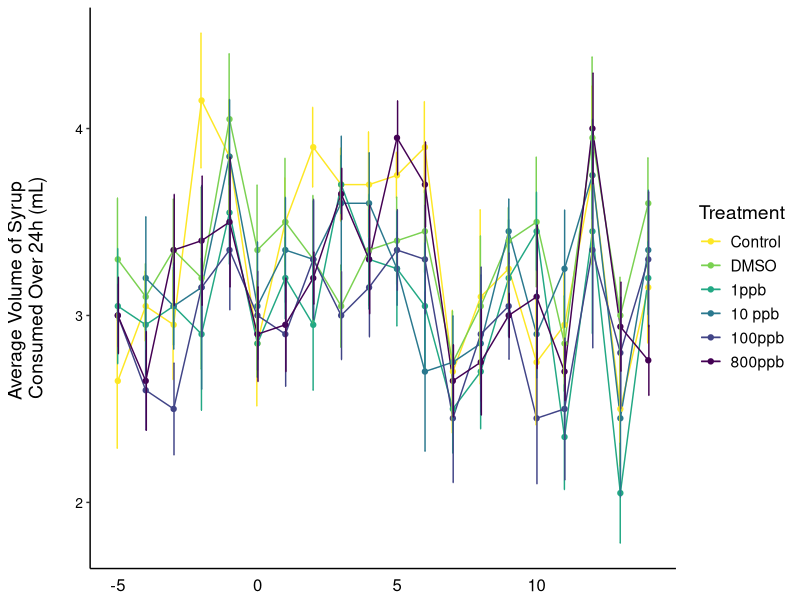
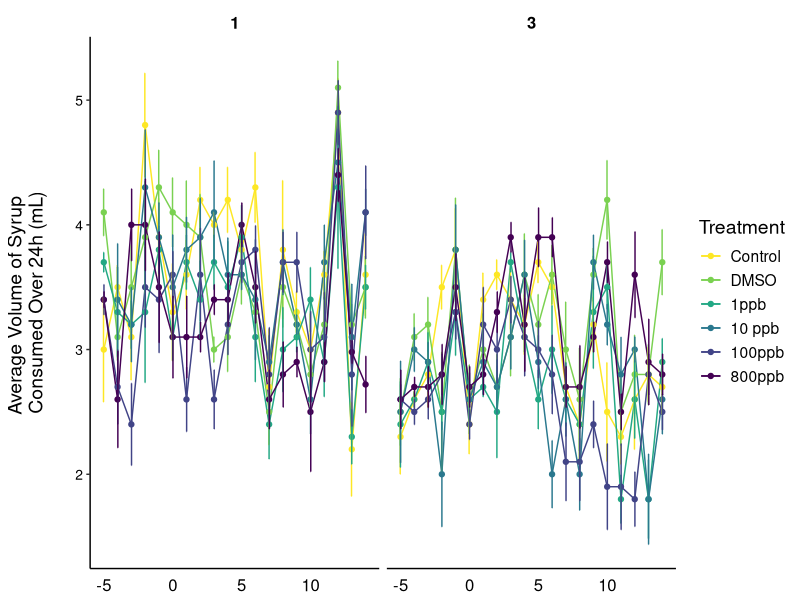
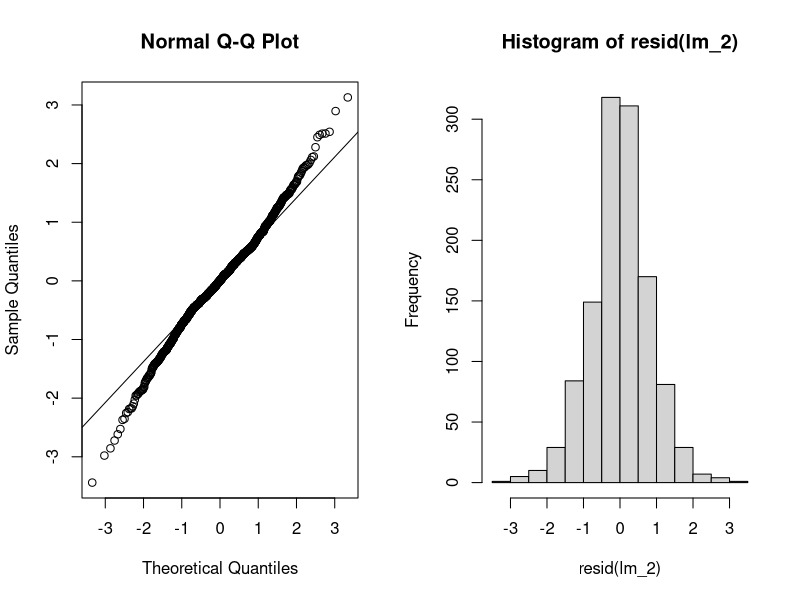
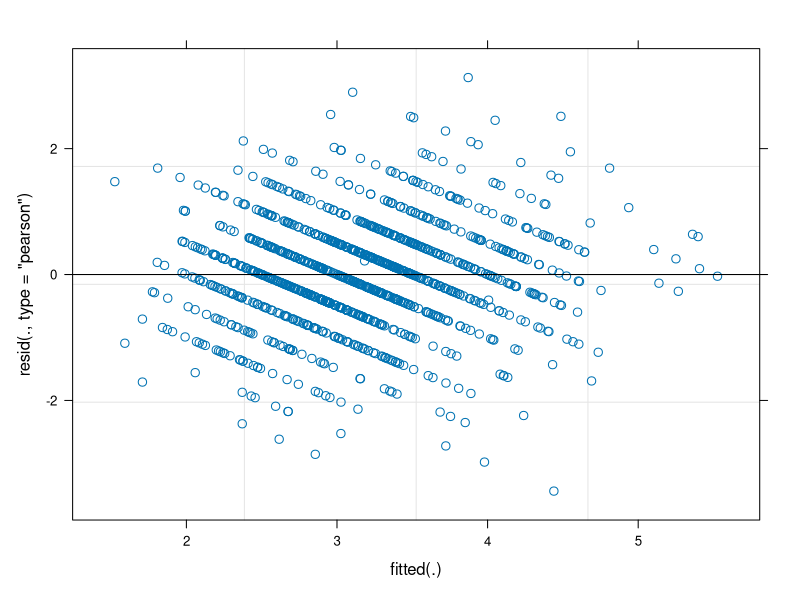
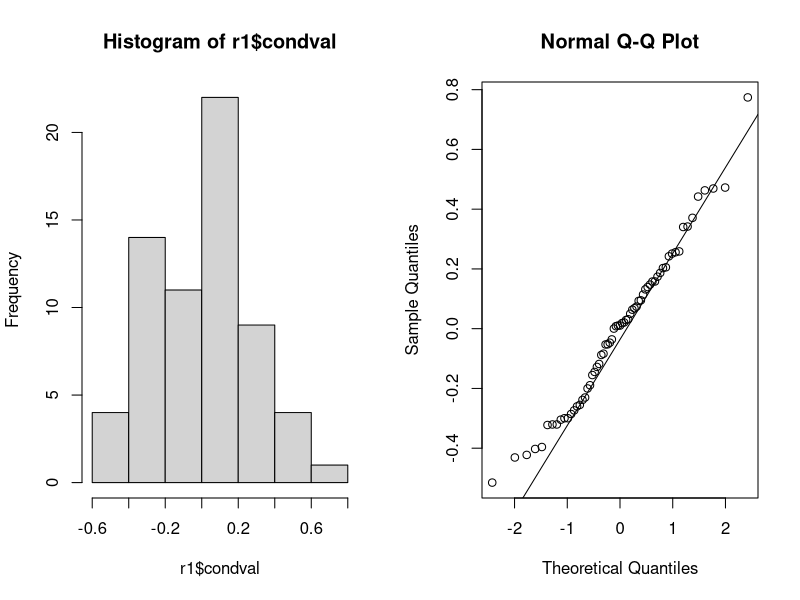
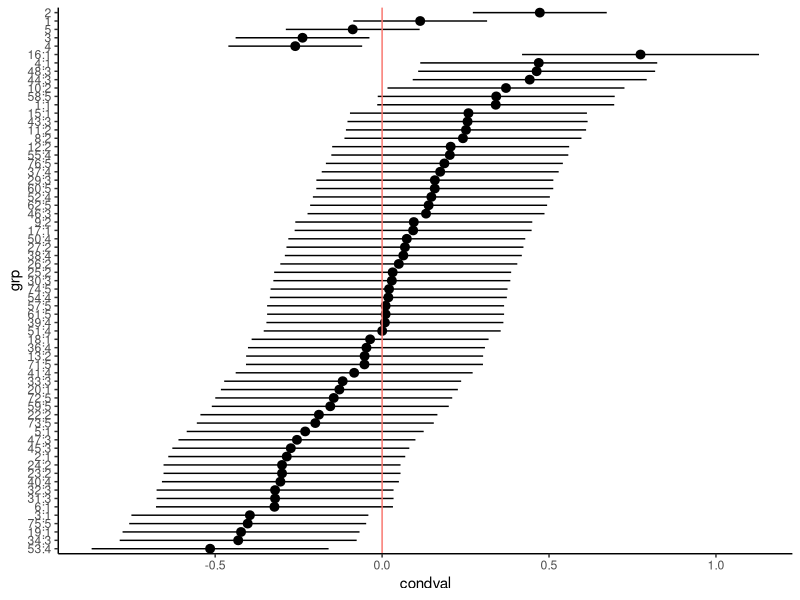
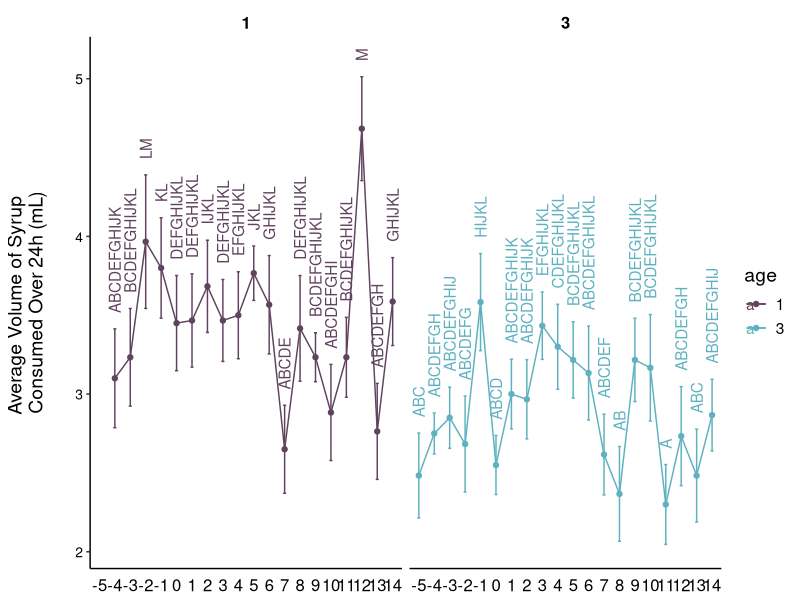
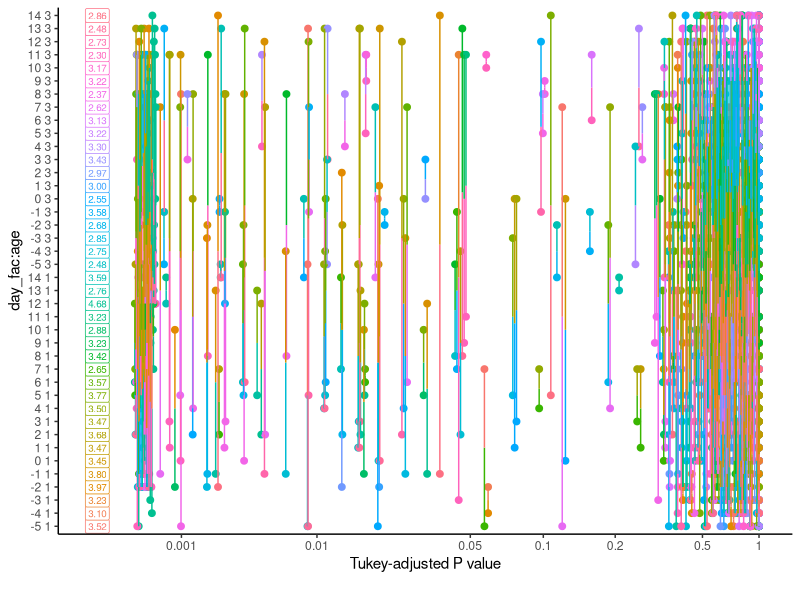

The R source for these figures, in order:
## ---- chunk 1
library(tidyverse)
library(lme4)
library(lmerTest)
## ---- chunk 2
syrup_vol_data <- read.csv("data/volume_24.csv")

str(syrup_vol_data)
## ---- chunk 3
syrup_vol_data$mc_id <- as.factor(syrup_vol_data$mc_id)
syrup_vol_data$sc_id <- as.factor(syrup_vol_data$sc_id)
syrup_vol_data$age <- as.factor(syrup_vol_data$age)
syrup_vol_data$exposure <- as.factor(syrup_vol_data$exposure)
syrup_vol_data$treatment <- as.factor(syrup_vol_data$treatment)
## ---- chunk 4
syrup_vol_data$treatment <- factor(syrup_vol_data$treatment, levels = c("Control", "DMSO", "1ppb", "10 ppb", "100ppb", "800ppb", "Sacrifice"))
syrup_vol_data$exposure <- factor(syrup_vol_data$exposure, levels = c("pre", "during", "post"))
## ---- chunk 5
syrup_vol_data %>% 
  filter(!(day=="-6")) %>% 
  filter(!(treatment=="Sacrifice")) %>% 
  filter(!(age=="7")) %>% 
  group_by(treatment, day) %>% 
  summarise(mean = mean(volume24), se = (sd(volume24)/sqrt(12))) %>% 
  ggplot(aes(day, mean, color=treatment)) +
  geom_line()+
  geom_point()+
  geom_errorbar(aes(ymin=mean-se, ymax=mean+se), width=.2,
                 position=position_dodge(0.05))+
  theme_classic() +
  
  theme(
    text = element_text(size = 14), 
    axis.title.x=element_blank(),
    axis.text.x = element_text(vjust=0.3, size = 12, color="black"), 
    axis.ticks.x=element_blank(),
    axis.title.y = element_text(margin = margin(t = 0, r = 20, b = 0, l = 0)),
    axis.text.y = element_text(color="black", size = 10),
    strip.placement = "outside", 
    strip.text.x = element_text( #text in facet labels
      size = 12, color = "black", face = "bold"),
    strip.background = element_rect(#background of facet labels
      color="white", fill="#ffffff", size=1.5),
    panel.spacing.y = unit(2, "lines"),
    legend.position = "right")+
  
    scale_color_viridis_d(name = "Treatment", direction = -1)+
    scale_y_continuous(name ="Average Volume of Syrup \nConsumed Over 24h (mL)")
## ---- chunk 6
syrup_vol_data %>% 
  filter(!(day=="-6")) %>% 
  filter(!(treatment=="Sacrifice")) %>% 
  filter(!(age=="7")) %>% 
  group_by(treatment, day, age) %>% 
  summarise(mean = mean(volume24), se = (sd(volume24)/sqrt(12))) %>% 
  ggplot(aes(day, mean, color=treatment)) +
  geom_line()+
  geom_point()+
  geom_errorbar(aes(ymin=mean-se, ymax=mean+se), width=.2,
                 position=position_dodge(0.05))+
  theme_classic() +
  theme(
    text = element_text(size = 14), 
    axis.title.x=element_blank(),
    axis.text.x = element_text(vjust=0.3, size = 12, color="black"), 
    axis.ticks.x=element_blank(),
    axis.title.y = element_text(margin = margin(t = 0, r = 20, b = 0, l = 0)),
    axis.text.y = element_text(color="black", size = 10),
    strip.placement = "outside", 
    strip.text.x = element_text( #text in facet labels
      size = 12, color = "black", face = "bold"),
    strip.background = element_rect(#background of facet labels
      color="white", fill="#ffffff", size=1.5),
    panel.spacing.y = unit(2, "lines"),
    legend.position = "right")+
  
    scale_color_viridis_d(name = "Treatment", direction = -1)+
    scale_y_continuous(name ="Average Volume of Syrup \nConsumed Over 24h (mL)")+
  facet_wrap(~age)
## ---- chunk 7
syrup_vol_data_fil <-
  syrup_vol_data %>% 
  filter(!(day=="-6")) %>% 
  filter(!(treatment=="Sacrifice")) %>% 
  filter(!(age=="7"))

syrup_vol_data_fil$day_fac <- as.factor(syrup_vol_data_fil$day)

str(syrup_vol_data_fil)
## ---- chunk 8
lm_1 <- lmer(volume24 ~ treatment*day_fac*age + (1|sc_id/mc_id), data=syrup_vol_data_fil)
## ---- chunk 9
summary(lm_1)
## ---- chunk 10
anova(lm_1) #note: this is lmerTest anova which, in this case, is a type III anova for fixed-effects terms with the Satterthwaite method for denominator degrees of freedom
## ---- chunk 11
lm_2 <- lmer(volume24 ~ day_fac + age + day_fac:age + (1|sc_id/mc_id), data=syrup_vol_data_fil)
## ---- chunk 12
summary(lm_2)
anova(lm_2)
## ---- chunk 13
par(mfrow = c(1, 2)) # multiple graphs in a window
qqnorm(residuals(lm_2)) 
qqline(residuals(lm_2))
hist(resid(lm_2)) 
## ---- chunk 14
shapiro.test(residuals(lm_2))
## ---- chunk 15
plot(lm_2)
## ---- chunk 16
r1 <- as.data.frame(ranef(lm_2, condVar = TRUE))
par(mfrow = c(1, 2))
hist(r1$condval)
qqnorm(r1$condval)
qqline(r1$condval)

str(r1)
## ---- chunk 17
r1 <- r1[order(r1$condval), ] # sorting the BLUPs
ggplot(r1, aes(y = grp, x = condval)) +
  geom_point() +
  geom_pointrange(
    aes(xmin = condval - condsd * 1.96, xmax = condval + condsd * 1.96)
  ) +
  geom_vline(aes(xintercept = 0, color = "red")) +
  theme_classic() +
  theme(legend.position = "none")
## ---- chunk 18
library(emmeans)
library(multcompView)
## ---- chunk 19
lm_2_posthoc <- emmeans(lm_2, list(pairwise ~ day_fac:age), adjust = "tukey")
lm_2_posthoc
## ---- chunk 20
lm_2_posthoc_forcld <- emmeans(lm_2, ~ day_fac:age)
lm_2_posthoc_forcld

lm_2_posthoc_cld <- multcomp::cld(lm_2_posthoc_forcld, alpha = 0.05, Letters = LETTERS)
lm_2_posthoc_cld
## ---- chunk 21
lm_2_posthoc_cld_nospaces <- 
  lm_2_posthoc_cld %>% 
    mutate(across(where(is.character), str_remove_all, pattern = fixed(" ")))

syrup_vol_data_fil_letters <- syrup_vol_data_fil %>% 
  group_by(day_fac, age) %>% 
  summarise(mean = mean(volume24), se = (sd(volume24)/sqrt(12))) %>% 
  inner_join(lm_2_posthoc_cld_nospaces) 


syrup_vol_data_fil_letters$letters <- syrup_vol_data_fil_letters$.group
syrup_vol_data_fil_letters

syrup_vol_data_fil_letters %>% 
  ggplot(aes(day_fac, mean, color=age, group=1)) +
  geom_point()+
  stat_summary(fun=sum, geom="line")+
  geom_errorbar(aes(ymin=mean-se, ymax=mean+se), width=.2,
                 position=position_dodge(0.05))+
  geom_text(aes(x= day_fac, y=0.1 + mean + se,label=letters, angle = 90),hjust=0)+
  theme_classic() +
  
  theme(
    text = element_text(size = 14), 
    axis.title.x=element_blank(),
    axis.text.x = element_text(vjust=0.3, size = 12, color="black"), 
    axis.ticks.x=element_blank(),
    axis.title.y = element_text(margin = margin(t = 0, r = 20, b = 0, l = 0)),
    axis.text.y = element_text(color="black", size = 10),
    strip.placement = "outside", 
    strip.text.x = element_text( #text in facet labels
      size = 12, color = "black", face = "bold"),
    strip.background = element_rect(#background of facet labels
      color="white", fill="#ffffff", size=1.5),
    panel.spacing.y = unit(2, "lines"),
    legend.position = "right")+
    scale_color_manual(values=c("#60435F", "#5EB1BF"))+
    scale_y_continuous(name ="Average Volume of Syrup \nConsumed Over 24h (mL)")+
    facet_wrap(~ age)
## ---- chunk 22
lm_2_posthoc_fig <- emmeans(lm_2, ~day_fac:age)
lm_2_posthoc_fig
## ---- chunk 23

#Define what each day is in the vector

DN51 = c(1, 0, 0, 0, 0, 0, 0, 0, 0, 0, 0, 0, 0, 0, 0, 0, 0, 0, 0, 0, 0,0, 0, 0, 0, 0, 0, 0, 0, 0, 0,0, 0, 0, 0, 0, 0, 0, 0, 0)

DN41 = c(0, 1, 0, 0, 0, 0, 0, 0, 0, 0, 0, 0, 0, 0, 0, 0, 0, 0, 0, 0, 0,0, 0, 0, 0, 0, 0, 0, 0, 0, 0,0, 0, 0, 0, 0, 0, 0, 0, 0)

DN31 = c(0, 0, 1, 0, 0, 0, 0, 0, 0, 0, 0, 0, 0, 0, 0, 0, 0, 0, 0, 0, 0,0, 0, 0, 0, 0, 0, 0, 0, 0, 0,0, 0, 0, 0, 0, 0, 0, 0, 0)

DN21 = c(0, 0, 0, 1, 0, 0, 0, 0, 0, 0, 0, 0, 0, 0, 0, 0, 0, 0, 0, 0, 0,0, 0, 0, 0, 0, 0, 0, 0, 0, 0,0, 0, 0, 0, 0, 0, 0, 0, 0)

DN11 = c(0, 0, 0, 0, 1, 0, 0, 0, 0, 0, 0, 0, 0, 0, 0, 0, 0, 0, 0, 0, 0,0, 0, 0, 0, 0, 0, 0, 0, 0, 0,0, 0, 0, 0, 0, 0, 0, 0, 0)

D01 = c(0, 0, 0, 0, 0, 1, 0, 0, 0, 0, 0, 0, 0, 0, 0, 0, 0, 0, 0, 0, 0,0, 0, 0, 0, 0, 0, 0, 0, 0, 0,0, 0, 0, 0, 0, 0, 0, 0, 0)

D11 = c(0, 0, 0, 0, 0, 0, 1, 0, 0, 0, 0, 0, 0, 0, 0, 0, 0, 0, 0, 0, 0,0, 0, 0, 0, 0, 0, 0, 0, 0, 0,0, 0, 0, 0, 0, 0, 0, 0, 0)

D21 = c(0, 0, 0, 0, 0, 0, 0, 1, 0, 0, 0, 0, 0, 0, 0, 0, 0, 0, 0, 0, 0,0, 0, 0, 0, 0, 0, 0, 0, 0, 0,0, 0, 0, 0, 0, 0, 0, 0, 0)

D31 = c(0, 0, 0, 0, 0, 0, 0, 0, 1, 0, 0, 0, 0, 0, 0, 0, 0, 0, 0, 0, 0,0, 0, 0, 0, 0, 0, 0, 0, 0, 0,0, 0, 0, 0, 0, 0, 0, 0, 0)

D41 = c(0, 0, 0, 0, 0, 0, 0, 0, 0, 1, 0, 0, 0, 0, 0, 0, 0, 0, 0, 0, 0,0, 0, 0, 0, 0, 0, 0, 0, 0, 0,0, 0, 0, 0, 0, 0, 0, 0, 0)

D51 = c(0, 0, 0, 0, 0, 0, 0, 0, 0, 0, 1, 0, 0, 0, 0, 0, 0, 0, 0, 0, 0,0, 0, 0, 0, 0, 0, 0, 0, 0, 0,0, 0, 0, 0, 0, 0, 0, 0, 0)

D61 = c(0, 0, 0, 0, 0, 0, 0, 0, 0, 0, 0, 1, 0, 0, 0, 0, 0, 0, 0, 0, 0,0, 0, 0, 0, 0, 0, 0, 0, 0, 0,0, 0, 0, 0, 0, 0, 0, 0, 0)

D71 = c(0, 0, 0, 0, 0, 0, 0, 0, 0, 0, 0, 0, 1, 0, 0, 0, 0, 0, 0, 0, 0,0, 0, 0, 0, 0, 0, 0, 0, 0, 0,0, 0, 0, 0, 0, 0, 0, 0, 0)

D81 = c(0, 0, 0, 0, 0, 0, 0, 0, 0, 0, 0, 0, 0, 1, 0, 0, 0, 0, 0, 0, 0,0, 0, 0, 0, 0, 0, 0, 0, 0, 0,0, 0, 0, 0, 0, 0, 0, 0, 0)

D91 = c(0, 0, 0, 0, 0, 0, 0, 0, 0, 0, 0, 0, 0, 0, 1, 0, 0, 0, 0, 0, 0,0, 0, 0, 0, 0, 0, 0, 0, 0, 0,0, 0, 0, 0, 0, 0, 0, 0, 0)

D101 = c(0, 0, 0, 0, 0, 0, 0, 0, 0, 0, 0, 0, 0, 0, 0, 1, 0, 0, 0, 0, 0,0, 0, 0, 0, 0, 0, 0, 0, 0, 0,0, 0, 0, 0, 0, 0, 0, 0, 0)

D111 = c(0, 0, 0, 0, 0, 0, 0, 0, 0, 0, 0, 0, 0, 0, 0, 0, 1, 0, 0, 0, 0,0, 0, 0, 0, 0, 0, 0, 0, 0, 0,0, 0, 0, 0, 0, 0, 0, 0, 0)

D121 = c(0, 0, 0, 0, 0, 0, 0, 0, 0, 0, 0, 0, 0, 0, 0, 0, 0, 1, 0, 0, 0,0, 0, 0, 0, 0, 0, 0, 0, 0, 0,0, 0, 0, 0, 0, 0, 0, 0, 0)

D131 = c(0, 0, 0, 0, 0, 0, 0, 0, 0, 0, 0, 0, 0, 0, 0, 0, 0, 0, 1, 0, 0,0, 0, 0, 0, 0, 0, 0, 0, 0, 0,0, 0, 0, 0, 0, 0, 0, 0, 0)

D141 = c(0, 0, 0, 0, 0, 0, 0, 0, 0, 0, 0, 0, 0, 0, 0, 0, 0, 0, 0, 1, 0,0, 0, 0, 0, 0, 0, 0, 0, 0, 0,0, 0, 0, 0, 0, 0, 0, 0, 0)


DN53 = c(0, 0, 0, 0, 0, 0, 0, 0, 0, 0, 0, 0, 0, 0, 0, 0, 0, 0, 0, 0, 1, 0, 0, 0, 0, 0, 0, 0, 0, 0, 0,0, 0, 0, 0, 0, 0, 0, 0, 0)

DN43 = c(0, 0, 0, 0, 0, 0, 0, 0, 0, 0, 0, 0, 0, 0, 0, 0, 0, 0, 0, 0, 0, 1, 0, 0, 0, 0, 0, 0, 0, 0, 0,0, 0, 0, 0, 0, 0, 0, 0, 0)

DN33 = c(0, 0, 0, 0, 0, 0, 0, 0, 0, 0, 0, 0, 0, 0, 0, 0, 0, 0, 0, 0, 0, 0, 1, 0, 0, 0, 0, 0, 0, 0, 0,0, 0, 0, 0, 0, 0, 0, 0, 0)

DN23 = c(0, 0, 0, 0, 0, 0, 0, 0, 0, 0, 0, 0, 0, 0, 0, 0, 0, 0, 0, 0, 0, 0, 0, 1, 0, 0, 0, 0, 0, 0, 0,0, 0, 0, 0, 0, 0, 0, 0, 0)

DN13 = c(0, 0, 0, 0, 0, 0, 0, 0, 0, 0, 0, 0, 0, 0, 0, 0, 0, 0, 0, 0, 0, 0, 0, 0, 1, 0, 0, 0, 0, 0, 0,0, 0, 0, 0, 0, 0, 0, 0, 0)

D03 = c(0, 0, 0, 0, 0, 0, 0, 0, 0, 0, 0, 0, 0, 0, 0, 0, 0, 0, 0, 0, 0, 0, 0, 0, 0, 1, 0, 0, 0, 0, 0,0, 0, 0, 0, 0, 0, 0, 0, 0)

D13 = c(0, 0, 0, 0, 0, 0, 0, 0, 0, 0, 0, 0, 0, 0, 0, 0, 0, 0, 0, 0, 0, 0, 0, 0, 0, 0, 1, 0, 0, 0, 0,0, 0, 0, 0, 0, 0, 0, 0, 0)

D23 = c(0, 0, 0, 0, 0, 0, 0, 0, 0, 0, 0, 0, 0, 0, 0, 0, 0, 0, 0, 0, 0, 0, 0, 0, 0, 0, 0, 1, 0, 0, 0,0, 0, 0, 0, 0, 0, 0, 0, 0)

D33 = c(0, 0, 0, 0, 0, 0, 0, 0, 0, 0, 0, 0, 0, 0, 0, 0, 0, 0, 0, 0, 0, 0, 0, 0, 0, 0, 0, 0, 1, 0, 0,0, 0, 0, 0, 0, 0, 0, 0, 0)

D43 = c(0, 0, 0, 0, 0, 0, 0, 0, 0, 0, 0, 0, 0, 0, 0, 0, 0, 0, 0, 0, 0, 0, 0, 0, 0, 0, 0, 0, 0, 1, 0,0, 0, 0, 0, 0, 0, 0, 0, 0)

D53 = c(0, 0, 0, 0, 0, 0, 0, 0, 0, 0, 0, 0, 0, 0, 0, 0, 0, 0, 0, 0, 0, 0, 0, 0, 0, 0, 0, 0, 0, 0, 1, 0, 0, 0, 0, 0, 0, 0, 0, 0)

D63 = c(0, 0, 0, 0, 0, 0, 0, 0, 0, 0, 0, 0, 0, 0, 0, 0, 0, 0, 0, 0, 0, 0, 0, 0, 0, 0, 0, 0, 0, 0, 0, 1, 0, 0, 0, 0, 0, 0, 0, 0)

D73 = c(0, 0, 0, 0, 0, 0, 0, 0, 0, 0, 0, 0, 0, 0, 0, 0, 0, 0, 0, 0, 0, 0, 0, 0, 0, 0, 0, 0, 0, 0, 0, 0, 1, 0, 0, 0, 0, 0, 0, 0)

D83 = c(0, 0, 0, 0, 0, 0, 0, 0, 0, 0, 0, 0, 0, 0, 0, 0, 0, 0, 0, 0, 0, 0, 0, 0, 0, 0, 0, 0, 0, 0, 0, 0, 0, 1, 0, 0, 0, 0, 0, 0)

D93 = c(0, 0, 0, 0, 0, 0, 0, 0, 0, 0, 0, 0, 0, 0, 0, 0, 0, 0, 0, 0, 0, 0, 0, 0, 0, 0, 0, 0, 0, 0, 0, 0, 0, 0, 1, 0, 0, 0, 0, 0)

D103 = c(0, 0, 0, 0, 0, 0, 0, 0, 0, 0, 0, 0, 0, 0, 0, 0, 0, 0, 0, 0, 0, 0, 0, 0, 0, 0, 0, 0, 0, 0, 0, 0, 0, 0, 0, 1, 0, 0, 0, 0)

D113 = c(0, 0, 0, 0, 0, 0, 0, 0, 0, 0, 0, 0, 0, 0, 0, 0, 0, 0, 0, 0, 0, 0, 0, 0, 0, 0, 0, 0, 0, 0, 0, 0, 0, 0, 0, 0, 1, 0, 0, 0)

D123 = c(0, 0, 0, 0, 0, 0, 0, 0, 0, 0, 0, 0, 0, 0, 0, 0, 0, 0, 0, 0, 0, 0, 0, 0, 0, 0, 0, 0, 0, 0, 0, 0, 0, 0, 0, 0, 0, 1, 0, 0)

D133 = c(0, 0, 0, 0, 0, 0, 0, 0, 0, 0, 0, 0, 0, 0, 0, 0, 0, 0, 0, 0, 0, 0, 0, 0, 0, 0, 0, 0, 0, 0, 0, 0, 0, 0, 0, 0, 0, 0, 1, 0)

D143 = c(0, 0, 0, 0, 0, 0, 0, 0, 0, 0, 0, 0, 0, 0, 0, 0, 0, 0, 0, 0, 0, 0, 0, 0, 0, 0, 0, 0, 0, 0, 0, 0, 0, 0, 0, 0, 0, 0, 0, 1)


#Make a name list for comparisons

pwpp_comparisons <- 
  list("-5 1 to -4 1"= DN51-DN41,
       "-5 1 to -3 1" = DN51-DN31,
       "-5 1 to -2 1" = DN51-DN21,
       "-5 1 to -1 1" = DN51-DN11,
       "-5 1 to 0 1" = DN51-D01,
       "-5 1 to 1 1" = DN51-D11,
       "-5 1 to 2 1" = DN51-D21,
       "-5 1 to 3 1" = DN51-D31,
       "-5 1 to 4 1" = DN51-D41,
       "-5 1 to 5 1" = DN51-D51,
       "-5 1 to 6 1" = DN51-D61,
       "-5 1 to 7 1" = DN51-D71,
       "-5 1 to 8 1" = DN51-D81,
       "-5 1 to 9 1" = DN51-D91,
       "-5 1 to 10 1" = DN51-D101,
       "-5 1 to 11 1" = DN51-D111,
       "-5 1 to 12 1" = DN51-D121,
       "-5 1 to 13 1" = DN51-D131,
       "-5 1 to 14 1" = DN51-D141,
       "-5 1 to -5 3" = DN51-DN53,
       "-4 1 to -3 1" = DN41-DN31,
       "-4 1 to -2 1" = DN41-DN21,
       "-4 1 to -1 1" = DN41-DN11,
       "-4 1 to 0 1" = DN41-D01,
       "-4 1 to 1 1" = DN41-D11,
       "-4 1 to 2 1" = DN41-D21,
       "-4 1 to 3 1" = DN41-D31,
       "-4 1 to 4 1" = DN41-D41,
       "-4 1 to 5 1" = DN41-D51,
       "-4 1 to 6 1" = DN41-D61,
       "-4 1 to 7 1" = DN41-D71,
       "-4 1 to 8 1" = DN41-D81,
       "-4 1 to 9 1" = DN41-D91,
       "-4 1 to 10 1" = DN41-D101,
       "-4 1 to 11 1" = DN41-D111,
       "-4 1 to 12 1" = DN41-D121,
       "-4 1 to 13 1" = DN41-D131,
       "-4 1 to 14 1" = DN41-D141,
       "-4 1 to -4 3" = DN41-DN43,
       "-3 1 to -2 1" = DN31-DN21,
       "-3 1 to -1 1" = DN31-DN11,
       "-3 1 to 0 1" = DN31-D01,
       "-3 1 to 1 1" = DN31-D11,
       "-3 1 to 2 1" = DN31-D21,
       "-3 1 to 3 1" = DN31-D31,
       "-3 1 to 4 1" = DN31-D41,
       "-3 1 to 5 1" = DN31-D51,
       "-3 1 to 6 1" = DN31-D61,
       "-3 1 to 7 1" = DN31-D71,
       "-3 1 to 8 1" = DN31-D81,
       "-3 1 to 9 1" = DN31-D91,
       "-3 1 to 10 1" = DN31-D101,
       "-3 1 to 11 1" = DN31-D111,
       "-3 1 to 12 1" = DN31-D121,
       "-3 1 to 13 1" = DN31-D131,
       "-3 1 to 14 1" = DN31-D141,
       "-3 1 to -3 3" = DN31-DN33,
       "-2 1 to -1 1" = DN21-DN11,
       "-2 1 to 0 1" = DN21-D01,
       "-2 1 to 1 1" = DN21-D11,
       "-2 1 to 2 1" = DN21-D21,
       "-2 1 to 3 1" = DN21-D31,
       "-2 1 to 4 1" = DN21-D41,
       "-2 1 to 5 1" = DN21-D51,
       "-2 1 to 6 1" = DN21-D61,
       "-2 1 to 7 1" = DN21-D71,
       "-2 1 to 8 1" = DN21-D81,
       "-2 1 to 9 1" = DN21-D91,
       "-2 1 to 10 1" = DN21-D101,
       "-2 1 to 11 1" = DN21-D111,
       "-2 1 to 12 1" = DN21-D121,
       "-2 1 to 13 1" = DN21-D131,
       "-2 1 to 14 1" = DN21-D141,
       "-2 1 to -2 3" = DN21-DN23,
       "-1 1 to 0 1" = DN11-D01,
       "-1 1 to 0 1" = DN11-D11,
       "-1 1 to 2 1" = DN11-D21,
       "-1 1 to 3 1" = DN11-D31,
       "-1 1 to 4 1" = DN11-D41,
       "-1 1 to 5 1" = DN11-D51,
       "-1 1 to 6 1" = DN11-D61,
       "-1 1 to 7 1" = DN11-D71,
       "-1 1 to 8 1" = DN11-D81,
       "-1 1 to 9 1" = DN11-D91,
       "-1 1 to 10 1" = DN11-D101,
       "-1 1 to 11 1" = DN11-D111,
       "-1 1 to 12 1" = DN11-D121,
       "-1 1 to 13 1" = DN11-D131,
       "-1 1 to 14 1" = DN11-D141,
       "-1 1 to -1 3" = DN11-DN13,
"0 1 to 1 1" = D01-D11,
"0 1 to 2 1" = D01-D21,
"0 1 to 3 1" = D01-D31,
"0 1 to 4 1" = D01-D41,
"0 1 to 5 1" = D01-D51,
"0 1 to 6 1" = D01-D61,
"0 1 to 7 1" = D01-D71,
"0 1 to 8 1" = D01-D81,
"0 1 to 9 1" = D01-D91,
"0 1 to 10 1" = D01-D101,
"0 1 to 11 1" = D01-D111,
"0 1 to 12 1" = D01-D121,
"0 1 to 13 1" = D01-D131,
"0 1 to 14 1" = D01-D141,
"0 1 to 0 3" = D01-D03,
"1 1 to 2 1" = D11-D21,
"1 1 to 3 1" = D11-D31,
"1 1 to 4 1" = D11-D41,
"1 1 to 5 1" = D11-D51,
"1 1 to 6 1" = D11-D61,
"1 1 to 7 1" = D11-D71,
"1 1 to 8 1" = D11-D81,
"1 1 to 9 1" = D11-D91,
"1 1 to 10 1" = D11-D101,
"1 1 to 11 1" = D11-D111,
"1 1 to 12 1" = D11-D121,
"1 1 to 13 1" = D11-D131,
"1 1 to 14 1" = D11-D141,
"1 1 to 1 3" = D11-D13,
"2 1 to  3 1" = D21-D31,
"2 1 to  4 1" = D21-D41,
"2 1 to  5 1" = D21-D51,
"2 1 to  6 1" = D21-D61,
"2 1 to  7 1" = D21-D71,
"2 1 to  8 1" = D21-D81,
"2 1 to  9 1" = D21-D91,
"2 1 to  10 1" = D21-D101,
"2 1 to  11 1" = D21-D111,
"2 1 to  12 1" = D21-D121,
"2 1 to  13 1" = D21-D131,
"2 1 to  14 1" = D21-D141,
"2 1 to 2 3" = D21-D23,
"3 1 to  4 1" = D31-D41,
"3 1 to  5 1" = D31-D51,
"3 1 to  6 1" = D31-D61,
"3 1 to  7 1" = D31-D71,
"3 1 to  8 1" = D31-D81,
"3 1 to  9 1" = D31-D91,
"3 1 to  10 1" = D31-D101,
"3 1 to  11 1" = D31-D111,
"3 1 to  12 1" = D31-D121,
"3 1 to  13 1" = D31-D131,
"3 1 to  14 1" = D31-D141,
"3 1 to 3 3" = D31-D33,
"4 1 to  5 1" = D41-D51,
"4 1 to  6 1" = D41-D61,
"4 1 to  7 1" = D41-D71,
"4 1 to  8 1" = D41-D81,
"4 1 to  9 1" = D41-D91,
"4 1 to  10 1" = D41-D101,
"4 1 to  11 1" = D41-D111,
"4 1 to  12 1" = D41-D121,
"4 1 to  13 1" = D41-D131,
"4 1 to  14 1" = D41-D141,
"4 1 to 4 3" = D41-D43,
"5 1 to  6 1" = D51-D61,
"5 1 to  7 1" = D51-D71,
"5 1 to  8 1" = D51-D81,
"5 1 to  9 1" = D51-D91,
"5 1 to  10 1" = D51-D101,
"5 1 to  11 1" = D51-D111,
"5 1 to  12 1" = D51-D121,
"5 1 to  13 1" = D51-D131,
"5 1 to  14 1" = D51-D141,
"5 1 to 5 3"= D51-D53,
"6 1 to  7 1" = D61-D71,
"6 1 to  8 1" = D61-D81,
"6 1 to  9 1" = D61-D91,
"6 1 to  10 1" = D61-D101,
"6 1 to  11 1" = D61-D111,
"6 1 to  12 1" = D61-D121,
"6 1 to  13 1" = D61-D131,
"6 1 to  14 1" = D61-D141,
"6 1 to 6 3" = D61-D63,
"7 1 to  8 1" = D71-D81,
"7 1 to  9 1" = D71-D91,
"7 1 to  10 1" = D71-D101,
"7 1 to  11 1" = D71-D111,
"7 1 to  12 1" = D71-D121,
"7 1 to  13 1" = D71-D131,
"7 1 to  14 1" = D71-D141,
"7 1 to 7 3" = D71-D73,
"8 1 to 9 1" = D81-D91,
"8 1 to 10 1" = D81-D101,
"8 1 to 11 1" = D81-D111,
"8 1 to 12 1" = D81-D121,
"8 1 to 13 1" = D81-D131,
"8 1 to 14 1" = D81-D141,
"8 1 to 8 3" = D81-D83,
"9 1 to  10 1" = D91-D101,
"9 1 to  11 1" = D91-D111,
"9 1 to  12 1" = D91-D121,
"9 1 to  13 1" = D91-D131,
"9 1 to  14 1" = D91-D141,
"9 1 to 9 3" = D91-D93,
"10 1 to  11 1" = D101-D111,
"10 1 to  12 1" = D101-D121,
"10 1 to  13 1" = D101-D131,
"10 1 to  14 1" = D101-D141,
"10 1 to 10 3" = D101-D103,
"11 1 to  12 1" = D111-D121,
"11 1 to  13 1" = D111-D131,
"11 1 to  14 1" = D111-D141,
"11 1 to 11 3" = D111-D113,
"12 1 to  13 1" = D121-D131,
"12 1 to  14 1" = D121-D141,
"12 1 to 12 3" = D121-D123,
"13 1 to 14 1" = D131-D141,
"13 1 to 13 3" = D131-D133,
"14 1 to 14 3" = D141-D143,
"-5 3 to  -4 3" = DN53-DN43,
"-5 3 to  -3 3" = DN53-DN33,
"-5 3 to  -2 3" = DN53-DN23,
"-5 3 to  -1 3" = DN53-DN13,
"-5 3 to  0 3" = DN53-D03,
"-5 3 to  1 3" = DN53-D13,
"-5 3 to  2 3" = DN53-D23,
"-5 3 to  3 3" = DN53-D33,
"-5 3 to  4 3" = DN53-D43,
"-5 3 to  5 3" = DN53-D53,
"-5 3 to  6 3" = DN53-D63,
"-5 3 to  7 3" = DN53-D73,
"-5 3 to  8 3" = DN53-D83,
"-5 3 to  9 3" = DN53-D93,
"-5 3 to  10 3" = DN53-D103,
"-5 3 to  11 3" = DN53-D113,
"-5 3 to  12 3" = DN53-D123,
"-5 3 to  13 3" = DN53-D133,
"-5 3 to  14 3" = DN53-D143,
"-4 3 to  -3 3" = DN43-DN33,
"-4 3 to  -2 3" = DN43-DN23,
"-4 3 to  -1 3" = DN43-DN13,
"-4 3 to  0 3" = DN43-D03,
"-4 3 to  1 3" = DN43-D13,
"-4 3 to  2 3" = DN43-D23,
"-4 3 to  3 3" = DN43-D33,
"-4 3 to  4 3" = DN43-D43,
"-4 3 to  5 3" = DN43-D53,
"-4 3 to  6 3" = DN43-D63,
"-4 3 to  7 3" = DN43-D73,
"-4 3 to  8 3" = DN43-D83,
"-4 3 to  9 3" = DN43-D93,
"-4 3 to  10 3" = DN43-D103,
"-4 3 to  11 3" = DN43-D113,
"-4 3 to  12 3" = DN43-D123,
"-4 3 to  13 3" = DN43-D133,
"-4 3 to  14 3" = DN43-D143,
"-3 3 to  -2 3" = DN33-DN23,
"-3 3 to  -1 3" = DN33-DN13,
"-3 3 to  0 3" = DN33-D03,
"-3 3 to  1 3" = DN33-D13,
"-3 3 to  2 3" = DN33-D23,
"-3 3 to  3 3" = DN33-D33,
"-3 3 to  4 3" = DN33-D43,
"-3 3 to  5 3" = DN33-D53,
"-3 3 to  6 3" = DN33-D63,
"-3 3 to  7 3" = DN33-D73,
"-3 3 to  8 3" = DN33-D83,
"-3 3 to  9 3" = DN33-D93,
"-3 3 to  10 3" = DN33-D103,
"-3 3 to  11 3" = DN33-D113,
"-3 3 to  12 3" = DN33-D123,
"-3 3 to  13 3" = DN33-D133,
"-3 3 to  14 3" = DN33-D143,
"-2 3 to  -1 3" = DN23-DN13,
"-2 3 to  0 3" = DN23-D03,
"-2 3 to  1 3" = DN23-D13,
"-2 3 to  2 3" = DN23-D23,
"-2 3 to  3 3" = DN23-D33,
"-2 3 to  4 3" = DN23-D43,
"-2 3 to  5 3" = DN23-D53,
"-2 3 to  6 3" = DN23-D63,
"-2 3 to  7 3" = DN23-D73,
"-2 3 to  8 3" = DN23-D83,
"-2 3 to  9 3" = DN23-D93,
"-2 3 to  10 3" = DN23-D103,
"-2 3 to  11 3" = DN23-D113,
"-2 3 to  12 3" = DN23-D123,
"-2 3 to  13 3" = DN23-D133,
"-2 3 to  14 3" = DN23-D143,
"-1 3 to  0 3" = DN13-D03,
"-1 3 to  1 3" = DN13-D13,
"-1 3 to  2 3" = DN13-D23,
"-1 3 to  3 3" = DN13-D33,
"-1 3 to  4 3" = DN13-D43,
"-1 3 to  5 3" = DN13-D53,
"-1 3 to  6 3" = DN13-D63,
"-1 3 to  7 3" = DN13-D73,
"-1 3 to  8 3" = DN13-D83,
"-1 3 to  9 3" = DN13-D93,
"-1 3 to  10 3" = DN13-D103,
"-1 3 to  11 3" = DN13-D113,
"-1 3 to  12 3" = DN13-D123,
"-1 3 to  13 3" = DN13-D133,
"-1 3 to  14 3" = DN13-D143,
"0 3 to  1 3" = D03-D13,
"0 3 to  2 3" = D03-D23,
"0 3 to  3 3" = D03-D33,
"0 3 to  4 3" = D03-D43,
"0 3 to  5 3" = D03-D53,
"0 3 to  6 3" = D03-D63,
"0 3 to  7 3" = D03-D73,
"0 3 to  8 3" = D03-D83,
"0 3 to  9 3" = D03-D93,
"0 3 to  10 3" = D03-D103,
"0 3 to  11 3" = D03-D113,
"0 3 to  12 3" = D03-D123,
"0 3 to  13 3" = D03-D133,
"0 3 to  14 3" = D03-D143,
"1 3 to  2 3" = D13-D23,
"1 3 to  3 3" = D13-D33,
"1 3 to  4 3" = D13-D43,
"1 3 to  5 3" = D13-D53,
"1 3 to  6 3" = D13-D63,
"1 3 to  7 3" = D13-D73,
"1 3 to  8 3" = D13-D83,
"1 3 to  9 3" = D13-D93,
"1 3 to  10 3" = D13-D103,
"1 3 to  11 3" = D13-D113,
"1 3 to  12 3" = D13-D123,
"1 3 to  13 3" = D13-D133,
"1 3 to  14 3" = D13-D143,
"2 3 to  3 3" = D23-D33,
"2 3 to  4 3" = D23-D43,
"2 3 to  5 3" = D23-D53,
"2 3 to  6 3" = D23-D63,
"2 3 to  7 3" = D23-D73,
"2 3 to  8 3" = D23-D83,
"2 3 to  9 3" = D23-D93,
"2 3 to  10 3" = D23-D103,
"2 3 to  11 3" = D23-D113,
"2 3 to  12 3" = D23-D123,
"2 3 to  13 3" = D23-D133,
"2 3 to  14 3" = D23-D143,
"3 3 to  4 3" = D33-D43,
"3 3 to  5 3" = D33-D53,
"3 3 to  6 3" = D33-D63,
"3 3 to  7 3" = D33-D73,
"3 3 to  8 3" = D33-D83,
"3 3 to  9 3" = D33-D93,
"3 3 to  10 3" = D33-D103,
"3 3 to  11 3" = D33-D113,
"3 3 to  12 3" = D33-D123,
"3 3 to  13 3" = D33-D133,
"3 3 to  14 3" = D33-D143,
"4 3 to  5 3" = D43-D53,
"4 3 to  6 3" = D43-D63,
"4 3 to  7 3" = D43-D73,
"4 3 to  8 3" = D43-D83,
"4 3 to  9 3" = D43-D93,
"4 3 to  10 3" = D43-D103,
"4 3 to  11 3" = D43-D113,
"4 3 to  12 3" = D43-D123,
"4 3 to  13 3" = D43-D133,
"4 3 to  14 3" = D43-D143,
"5 3 to  6 3" = D53-D63,
"5 3 to  7 3" = D53-D73,
"5 3 to  8 3" = D53-D83,
"5 3 to  9 3" = D53-D93,
"5 3 to  10 3" = D53-D103,
"5 3 to  11 3" = D53-D113,
"5 3 to  12 3" = D53-D123,
"5 3 to  13 3" = D53-D133,
"5 3 to  14 3" = D53-D143,
"6 3 to  7 3" = D63-D73,
"6 3 to  8 3" = D63-D83,
"6 3 to  9 3" = D63-D93,
"6 3 to  10 3" = D63-D103,
"6 3 to  11 3" = D63-D113,
"6 3 to  12 3" = D63-D123,
"6 3 to  13 3" = D63-D133,
"6 3 to  14 3" = D63-D143,
"7 3 to  8 3" = D73-D83,
"7 3 to  9 3" = D73-D93,
"7 3 to  10 3" = D73-D103,
"7 3 to  11 3" = D73-D113,
"7 3 to  12 3" = D73-D123,
"7 3 to  13 3" = D73-D133,
"7 3 to  14 3" = D73-D143,
"8 3 to  9 3" = D83-D93,
"8 3 to  10 3" = D83-D103,
"8 3 to  11 3" = D83-D113,
"8 3 to  12 3" = D83-D123,
"8 3 to  13 3" = D83-D133,
"8 3 to  14 3" = D83-D143,
"9 3 to 10 3" = D93-D103,
"9 3 to 11 3" = D93-D113,
"9 3 to 12 3" = D93-D123,
"9 3 to 13 3" = D93-D133,
"9 3 to 14 3" = D93-D143,
"10 3 to 11 3" = D103-D113,
"10 3 to 12 3" = D103-D123,
"10 3 to 13 3" = D103-D133,
"10 3 to 14 3" = D103-D143,
"11 3 to  12 3" = D113-D123,
"11 3 to  13 3" = D113-D133,
"11 3 to  14 3" = D113-D143,
"12 3 to 13 3" = D123-D133,
"12 3 to 14 3" = D123-D143,
"13 3 to 14 3" = D133-D143
       )


## ---- chunk 24
pwpp_fig <- 
  pwpp(lm_2_posthoc_fig, method = "pairwise", type = "response", sort = FALSE)+
  ggplot2::theme_classic()
  
pwpp_fig

## ---- chunk 25
marg_vals_pwpp <- data.frame(
  y = pwpp_fig$layers[[3]]$data$"day_fac:age", 
  label = pwpp_fig$layers[[3]]$data$emmean)

marg_vals_pwpp

p_vals_pwpp <- data.frame(
  x = pwpp_fig$data$p.value, 
  plus = pwpp_fig$data$plus, 
  minus = pwpp_fig$data$minus, 
  midpt = pwpp_fig$data$midpt)

p_vals_pwpp
## ---- chunk 26
write_csv(p_vals_pwpp, "data_exported/p_vals_pwpp.csv")
## ---- chunk 27
p_vals_pwpp_corrected <- read.csv("data_exported/p_vals_pwpp_corrected.csv")
## ---- chunk 28
##better ggplot that we can actually edit
pwpp_ggplot <- ggplot() + 
  geom_segment(data = p_vals_pwpp_corrected,
    aes(x = x, xend = x, y = plus, yend = midpt, colour = minus)) +
  geom_point(data = p_vals_pwpp_corrected,
    aes(x = x, y = plus, colour = minus), 
    size = 3) + 
  
  geom_vline(aes(xintercept = 0.05),
    linetype = 2) + 
  ylab("Day") +
  xlab("Tukey-adjusted P value") + 
  theme_classic() +
  theme(panel.grid.major.y = element_line(colour="#E0E0E0"),
    axis.title = element_text(size = 14),
    axis.text = element_text(size = 12),
    legend.position = "none") + 
  scale_x_continuous(breaks = c(0, 0.001, 0.01, 0.05, 0.1, 0.5, 1)) + 
  coord_trans(x = "log10", clip = "off")


pwpp_ggplot
